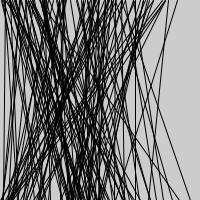
Frame 1 (no input)
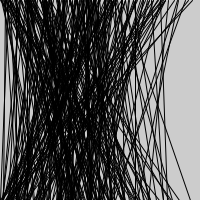
Frame 2 (the mouse pressed at the canvas centre, redrawn once)

The Processing sketch that drew these frames (run headless with seeded random() and noise(); the mouse was pressed at the canvas centre and the sketch redrawn once):

// Processing sketch: processing_15029
// ── processing_15029.pde

void setup(){
size(200,200);
noLoop();
}

void draw(){
for(int x=100; x<=200; x=x+10) {
for(int y=100; y<=200; y=y+10) {
line(random(x),0,random(y),200);
    }
   }
 }    
